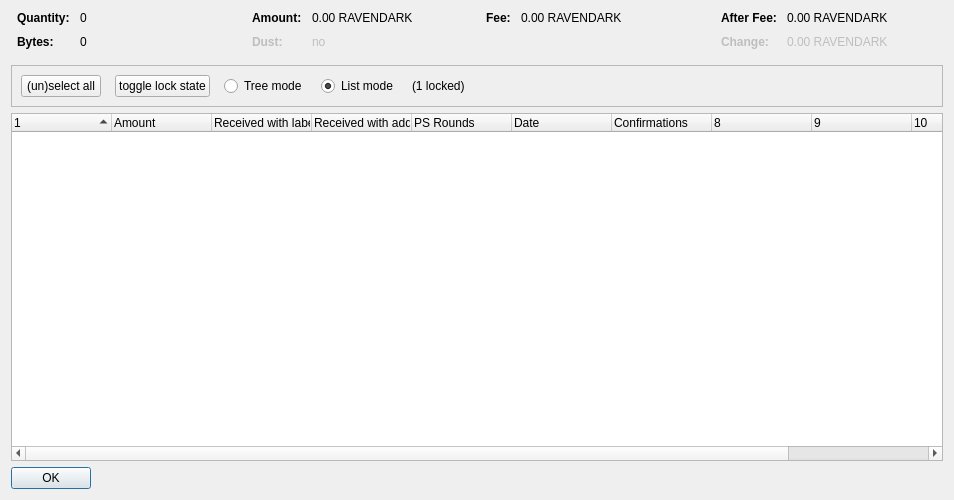
<?xml version="1.0" encoding="UTF-8"?>
<ui version="4.0">
 <class>CoinControlDialog</class>
 <widget class="QDialog" name="CoinControlDialog">
  <property name="geometry">
   <rect>
    <x>0</x>
    <y>0</y>
    <width>954</width>
    <height>500</height>
   </rect>
  </property>
  <property name="windowTitle">
   <string>Coin Selection</string>
  </property>
  <layout class="QVBoxLayout" name="verticalLayout">
   <item>
    <layout class="QHBoxLayout" name="horizontalLayoutTop" stretch="0,0,0,0">
     <property name="topMargin">
      <number>0</number>
     </property>
     <property name="bottomMargin">
      <number>10</number>
     </property>
     <item>
      <layout class="QFormLayout" name="formLayoutCoinControl1">
       <property name="horizontalSpacing">
        <number>10</number>
       </property>
       <property name="verticalSpacing">
        <number>10</number>
       </property>
       <property name="leftMargin">
        <number>6</number>
       </property>
       <property name="rightMargin">
        <number>6</number>
       </property>
       <item row="0" column="0">
        <widget class="QLabel" name="labelCoinControlQuantityText">
         <property name="font">
          <font>
           <weight>75</weight>
           <bold>true</bold>
          </font>
         </property>
         <property name="text">
          <string>Quantity:</string>
         </property>
        </widget>
       </item>
       <item row="0" column="1">
        <widget class="QLabel" name="labelCoinControlQuantity">
         <property name="cursor">
          <cursorShape>IBeamCursor</cursorShape>
         </property>
         <property name="contextMenuPolicy">
          <enum>Qt::ActionsContextMenu</enum>
         </property>
         <property name="text">
          <string notr="true">0</string>
         </property>
         <property name="textInteractionFlags">
          <set>Qt::LinksAccessibleByMouse|Qt::TextSelectableByKeyboard|Qt::TextSelectableByMouse</set>
         </property>
        </widget>
       </item>
       <item row="1" column="0">
        <widget class="QLabel" name="labelCoinControlBytesText">
         <property name="font">
          <font>
           <weight>75</weight>
           <bold>true</bold>
          </font>
         </property>
         <property name="text">
          <string>Bytes:</string>
         </property>
        </widget>
       </item>
       <item row="1" column="1">
        <widget class="QLabel" name="labelCoinControlBytes">
         <property name="cursor">
          <cursorShape>IBeamCursor</cursorShape>
         </property>
         <property name="contextMenuPolicy">
          <enum>Qt::ActionsContextMenu</enum>
         </property>
         <property name="text">
          <string notr="true">0</string>
         </property>
         <property name="textInteractionFlags">
          <set>Qt::LinksAccessibleByMouse|Qt::TextSelectableByKeyboard|Qt::TextSelectableByMouse</set>
         </property>
        </widget>
       </item>
      </layout>
     </item>
     <item>
      <layout class="QFormLayout" name="formLayoutCoinControl2">
       <property name="horizontalSpacing">
        <number>10</number>
       </property>
       <property name="verticalSpacing">
        <number>10</number>
       </property>
       <property name="leftMargin">
        <number>6</number>
       </property>
       <property name="rightMargin">
        <number>6</number>
       </property>
       <item row="0" column="0">
        <widget class="QLabel" name="labelCoinControlAmountText">
         <property name="font">
          <font>
           <weight>75</weight>
           <bold>true</bold>
          </font>
         </property>
         <property name="text">
          <string>Amount:</string>
         </property>
        </widget>
       </item>
       <item row="0" column="1">
        <widget class="QLabel" name="labelCoinControlAmount">
         <property name="cursor">
          <cursorShape>IBeamCursor</cursorShape>
         </property>
         <property name="contextMenuPolicy">
          <enum>Qt::ActionsContextMenu</enum>
         </property>
         <property name="text">
          <string notr="true">0.00 RAVENDARK</string>
         </property>
         <property name="textInteractionFlags">
          <set>Qt::LinksAccessibleByMouse|Qt::TextSelectableByKeyboard|Qt::TextSelectableByMouse</set>
         </property>
        </widget>
       </item>
       <item row="1" column="0">
        <widget class="QLabel" name="labelCoinControlLowOutputText">
         <property name="enabled">
          <bool>false</bool>
         </property>
         <property name="font">
          <font>
           <weight>75</weight>
           <bold>true</bold>
          </font>
         </property>
         <property name="text">
          <string>Dust:</string>
         </property>
        </widget>
       </item>
       <item row="1" column="1">
        <widget class="QLabel" name="labelCoinControlLowOutput">
         <property name="enabled">
          <bool>false</bool>
         </property>
         <property name="cursor">
          <cursorShape>IBeamCursor</cursorShape>
         </property>
         <property name="contextMenuPolicy">
          <enum>Qt::ActionsContextMenu</enum>
         </property>
         <property name="text">
          <string notr="true">no</string>
         </property>
         <property name="textInteractionFlags">
          <set>Qt::LinksAccessibleByMouse|Qt::TextSelectableByKeyboard|Qt::TextSelectableByMouse</set>
         </property>
        </widget>
       </item>
      </layout>
     </item>
     <item>
      <layout class="QFormLayout" name="formLayoutCoinControl3">
       <property name="horizontalSpacing">
        <number>10</number>
       </property>
       <property name="verticalSpacing">
        <number>10</number>
       </property>
       <property name="leftMargin">
        <number>6</number>
       </property>
       <property name="rightMargin">
        <number>6</number>
       </property>
       <item row="0" column="0">
        <widget class="QLabel" name="labelCoinControlFeeText">
         <property name="font">
          <font>
           <weight>75</weight>
           <bold>true</bold>
          </font>
         </property>
         <property name="text">
          <string>Fee:</string>
         </property>
        </widget>
       </item>
       <item row="0" column="1">
        <widget class="QLabel" name="labelCoinControlFee">
         <property name="cursor">
          <cursorShape>IBeamCursor</cursorShape>
         </property>
         <property name="contextMenuPolicy">
          <enum>Qt::ActionsContextMenu</enum>
         </property>
         <property name="text">
          <string notr="true">0.00 RAVENDARK</string>
         </property>
         <property name="textInteractionFlags">
          <set>Qt::LinksAccessibleByMouse|Qt::TextSelectableByKeyboard|Qt::TextSelectableByMouse</set>
         </property>
        </widget>
       </item>
      </layout>
     </item>
     <item>
      <layout class="QFormLayout" name="formLayoutCoinControl4">
       <property name="horizontalSpacing">
        <number>10</number>
       </property>
       <property name="verticalSpacing">
        <number>10</number>
       </property>
       <property name="leftMargin">
        <number>6</number>
       </property>
       <property name="rightMargin">
        <number>6</number>
       </property>
       <item row="0" column="0">
        <widget class="QLabel" name="labelCoinControlAfterFeeText">
         <property name="font">
          <font>
           <weight>75</weight>
           <bold>true</bold>
          </font>
         </property>
         <property name="text">
          <string>After Fee:</string>
         </property>
        </widget>
       </item>
       <item row="0" column="1">
        <widget class="QLabel" name="labelCoinControlAfterFee">
         <property name="cursor">
          <cursorShape>IBeamCursor</cursorShape>
         </property>
         <property name="contextMenuPolicy">
          <enum>Qt::ActionsContextMenu</enum>
         </property>
         <property name="text">
          <string notr="true">0.00 RAVENDARK</string>
         </property>
         <property name="textInteractionFlags">
          <set>Qt::LinksAccessibleByMouse|Qt::TextSelectableByKeyboard|Qt::TextSelectableByMouse</set>
         </property>
        </widget>
       </item>
       <item row="1" column="0">
        <widget class="QLabel" name="labelCoinControlChangeText">
         <property name="enabled">
          <bool>false</bool>
         </property>
         <property name="font">
          <font>
           <weight>75</weight>
           <bold>true</bold>
          </font>
         </property>
         <property name="text">
          <string>Change:</string>
         </property>
        </widget>
       </item>
       <item row="1" column="1">
        <widget class="QLabel" name="labelCoinControlChange">
         <property name="enabled">
          <bool>false</bool>
         </property>
         <property name="cursor">
          <cursorShape>IBeamCursor</cursorShape>
         </property>
         <property name="contextMenuPolicy">
          <enum>Qt::ActionsContextMenu</enum>
         </property>
         <property name="text">
          <string notr="true">0.00 RAVENDARK</string>
         </property>
         <property name="textInteractionFlags">
          <set>Qt::LinksAccessibleByMouse|Qt::TextSelectableByKeyboard|Qt::TextSelectableByMouse</set>
         </property>
        </widget>
       </item>
      </layout>
     </item>
    </layout>
   </item>
   <item>
    <widget class="QFrame" name="frame">
     <property name="minimumSize">
      <size>
       <width>0</width>
       <height>40</height>
      </size>
     </property>
     <property name="frameShape">
      <enum>QFrame::StyledPanel</enum>
     </property>
     <property name="frameShadow">
      <enum>QFrame::Sunken</enum>
     </property>
     <layout class="QHBoxLayout" name="horizontalLayout">
      <item>
       <layout class="QHBoxLayout" name="horizontalLayoutPanel" stretch="0,0,0,0,0,0">
        <property name="spacing">
         <number>14</number>
        </property>
        <item>
         <widget class="QPushButton" name="pushButtonSelectAll">
          <property name="sizePolicy">
           <sizepolicy hsizetype="Maximum" vsizetype="Fixed">
            <horstretch>0</horstretch>
            <verstretch>0</verstretch>
           </sizepolicy>
          </property>
          <property name="text">
           <string>(un)select all</string>
          </property>
          <property name="autoDefault">
           <bool>false</bool>
          </property>
         </widget>
        </item>
        <item>
         <widget class="QPushButton" name="pushButtonToggleLock">
          <property name="sizePolicy">
           <sizepolicy hsizetype="Maximum" vsizetype="Fixed">
            <horstretch>0</horstretch>
            <verstretch>0</verstretch>
           </sizepolicy>
          </property>
          <property name="text">
           <string>toggle lock state</string>
          </property>
          <property name="autoDefault">
           <bool>false</bool>
          </property>
         </widget>
        </item>
        <item>
         <widget class="QRadioButton" name="radioTreeMode">
          <property name="sizePolicy">
           <sizepolicy hsizetype="Maximum" vsizetype="Fixed">
            <horstretch>0</horstretch>
            <verstretch>0</verstretch>
           </sizepolicy>
          </property>
          <property name="text">
           <string>Tree mode</string>
          </property>
         </widget>
        </item>
        <item>
         <widget class="QRadioButton" name="radioListMode">
          <property name="sizePolicy">
           <sizepolicy hsizetype="Maximum" vsizetype="Fixed">
            <horstretch>0</horstretch>
            <verstretch>0</verstretch>
           </sizepolicy>
          </property>
          <property name="text">
           <string>List mode</string>
          </property>
          <property name="checked">
           <bool>true</bool>
          </property>
         </widget>
        </item>
        <item>
         <widget class="QLabel" name="labelLocked">
          <property name="text">
           <string>(1 locked)</string>
          </property>
         </widget>
        </item>
        <item>
         <spacer name="horizontalSpacer">
          <property name="orientation">
           <enum>Qt::Horizontal</enum>
          </property>
          <property name="sizeHint" stdset="0">
           <size>
            <width>40</width>
            <height>20</height>
           </size>
          </property>
         </spacer>
        </item>
       </layout>
      </item>
     </layout>
    </widget>
   </item>
   <item>
    <widget class="CoinControlTreeWidget" name="treeWidget">
     <property name="contextMenuPolicy">
      <enum>Qt::CustomContextMenu</enum>
     </property>
     <property name="sortingEnabled">
      <bool>false</bool>
     </property>
     <property name="columnCount">
      <number>11</number>
     </property>
     <attribute name="headerShowSortIndicator" stdset="0">
      <bool>true</bool>
     </attribute>
     <attribute name="headerStretchLastSection">
      <bool>false</bool>
     </attribute>
     <column>
      <property name="text">
       <string/>
      </property>
     </column>
     <column>
      <property name="text">
       <string>Amount</string>
      </property>
     </column>
     <column>
      <property name="text">
       <string>Received with label</string>
      </property>
     </column>
     <column>
      <property name="text">
       <string>Received with address</string>
      </property>
     </column>
     <column>
      <property name="text">
       <string>PS Rounds</string>
      </property>
     </column>
     <column>
      <property name="text">
       <string>Date</string>
      </property>
     </column>
     <column>
      <property name="text">
       <string>Confirmations</string>
      </property>
      <property name="toolTip">
       <string>Confirmed</string>
      </property>
     </column>
     <column>
      <property name="text">
       <string/>
      </property>
     </column>
     <column>
      <property name="text">
       <string/>
      </property>
     </column>
     <column>
      <property name="text">
       <string/>
      </property>
     </column>
     <column>
      <property name="text">
       <string/>
      </property>
     </column>
    </widget>
   </item>
   <item>
    <widget class="QDialogButtonBox" name="buttonBox">
     <property name="sizePolicy">
      <sizepolicy hsizetype="Maximum" vsizetype="Fixed">
       <horstretch>0</horstretch>
       <verstretch>0</verstretch>
      </sizepolicy>
     </property>
     <property name="orientation">
      <enum>Qt::Horizontal</enum>
     </property>
     <property name="standardButtons">
      <set>QDialogButtonBox::Ok</set>
     </property>
    </widget>
   </item>
  </layout>
 </widget>
 <customwidgets>
  <customwidget>
   <class>CoinControlTreeWidget</class>
   <extends>QTreeWidget</extends>
   <header>coincontroltreewidget.h</header>
  </customwidget>
 </customwidgets>
 <resources/>
 <connections/>
</ui>
